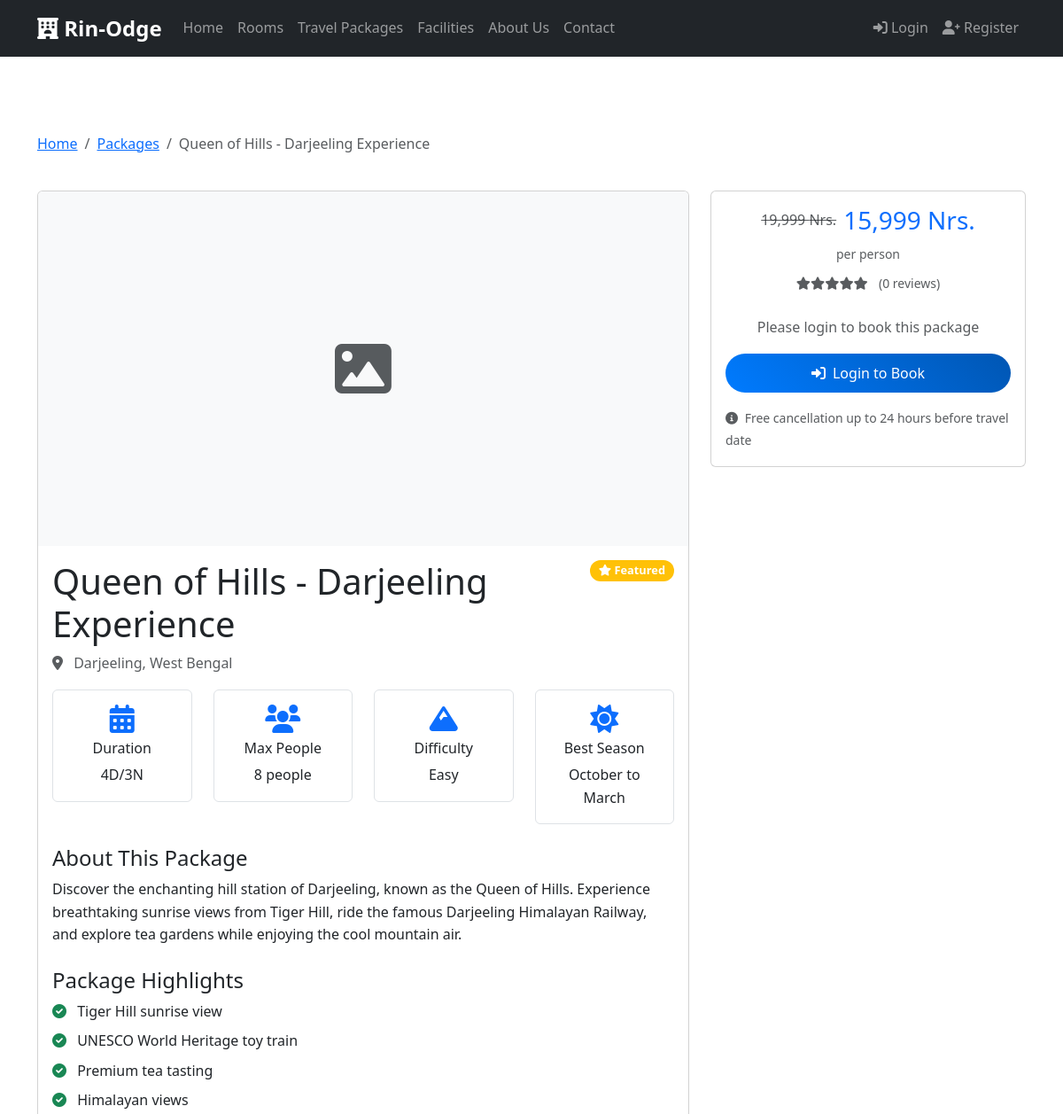
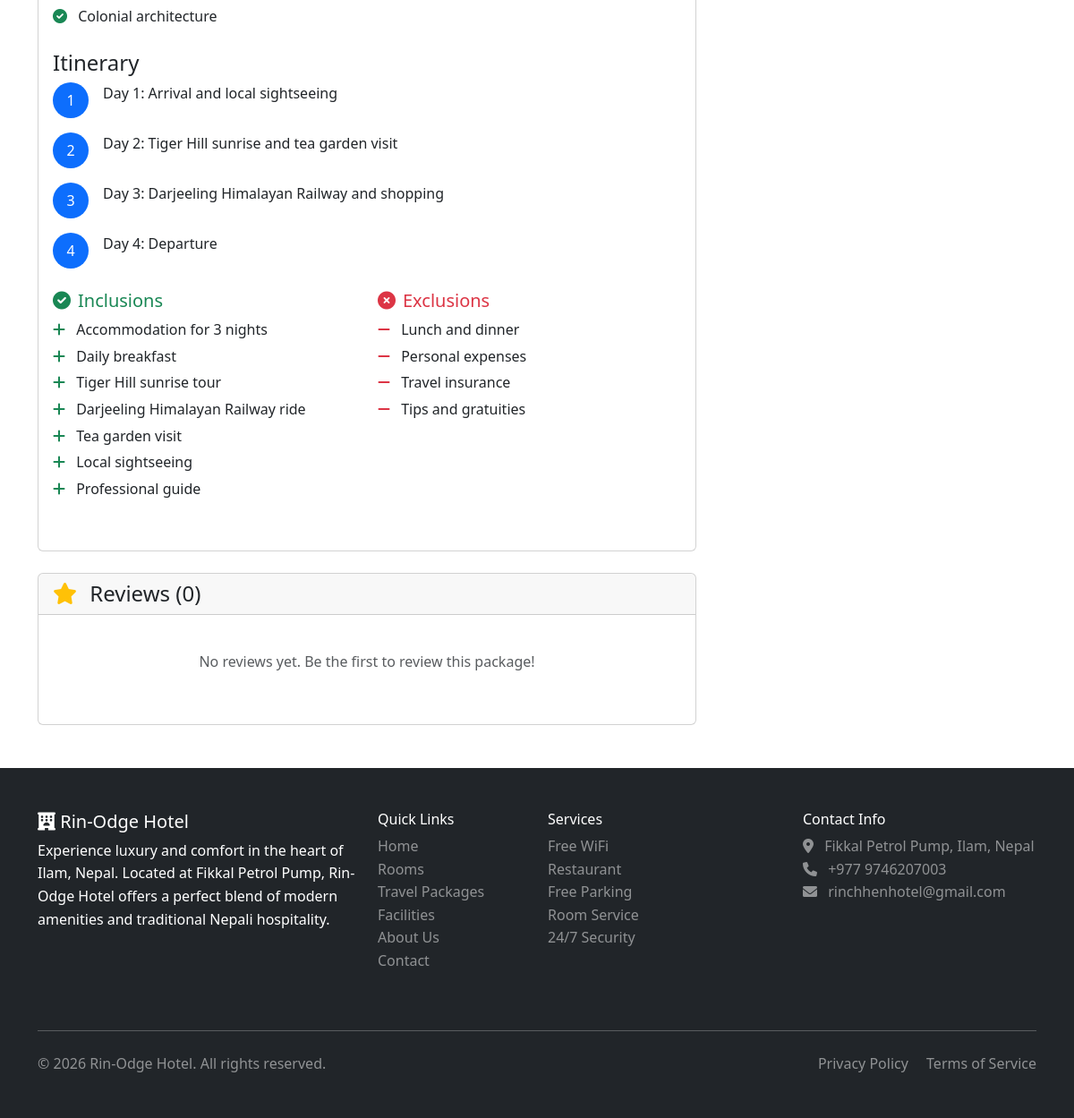
/package_details.php?id=1, run on the app's committed database (2 pictures, top to bottom).
### tables this page shows
CREATE TABLE travel_packages (
    id INT PRIMARY KEY AUTO_INCREMENT,
    name VARCHAR(200) NOT NULL,
    destination VARCHAR(100) NOT NULL,
    description TEXT NOT NULL,
    duration_days INT NOT NULL DEFAULT 1,
    duration_nights INT NOT NULL DEFAULT 0,
    price DECIMAL(10,2) NOT NULL,
    original_price DECIMAL(10,2) DEFAULT NULL,
    max_people INT NOT NULL DEFAULT 10,
    image VARCHAR(500) DEFAULT NULL,
    gallery TEXT,  
    inclusions TEXT,  
    exclusions TEXT,  
    itinerary TEXT,  
    highlights TEXT,  
    status ENUM('active', 'inactive') DEFAULT 'active',
    featured BOOLEAN DEFAULT FALSE,
    difficulty_level ENUM('easy', 'moderate', 'challenging') DEFAULT 'easy',
    best_season VARCHAR(100) DEFAULT NULL,
    created_at TIMESTAMP DEFAULT CURRENT_TIMESTAMP,
    updated_at TIMESTAMP DEFAULT CURRENT_TIMESTAMP ON UPDATE CURRENT_TIMESTAMP
);

### package_details.php (the view, shortened to what this page needs)
<?php
require_once 'config/database.php';
require_once 'includes/functions.php';
$package_id = $_GET['id'] ?? 0;
$package = getPackageById($conn, $package_id);
$reviews = getPackageReviews($conn, $package_id, 10);
$inclusions = json_decode($package['inclusions'], true) ?: [];
$exclusions = json_decode($package['exclusions'], true) ?: [];
$highlights = json_decode($package['highlights'], true) ?: [];
$itinerary = json_decode($package['itinerary'], true) ?: [];
?>
<!DOCTYPE html>
<html lang="en">
<head>
    <link href="https://cdn.jsdelivr.net/npm/bootstrap@5.3.0/dist/css/bootstrap.min.css" rel="stylesheet">
    <link href="https://cdnjs.cloudflare.com/ajax/libs/font-awesome/6.0.0/css/all.min.css" rel="stylesheet">
    <link href="assets/css/style.css" rel="stylesheet">
</head>
<body>
    <?php include 'includes/header.php'; ?>
    <div class="container py-5">
        <div class="row mb-4">
            <div class="col-12">
                <nav aria-label="breadcrumb">
                    <ol class="breadcrumb">
                        <li class="breadcrumb-item"><a href="index.php">Home</a></li>
                        <li class="breadcrumb-item"><a href="packages.php">Packages</a></li>
                        <li class="breadcrumb-item active"><?php echo htmlspecialchars($package['name']); ?></li>
                    </ol>
                </nav>
            </div>
        </div>
        <div class="row">
            <div class="col-lg-8">
                <div class="card mb-4">
                    <?php if (!empty($package['image']) && file_exists($package['image'])): ?>
                        <img src="<?php echo htmlspecialchars($package['image']); ?>"
                             class="card-img-top" alt="<?php echo htmlspecialchars($package['name']); ?>"
                             style="height: 400px; object-fit: cover;">
                    <?php else: ?>
                        <div class="card-img-top d-flex align-items-center justify-content-center bg-light"
                             style="height: 400px;">
                            <i class="fas fa-image fa-4x text-muted"></i>
                        </div>
                    <?php endif; ?>
                    <div class="card-body">
                        <div class="d-flex justify-content-between align-items-start mb-3">
                            <div>
                                <h1 class="card-title mb-2"><?php echo htmlspecialchars($package['name']); ?></h1>
                                <p class="text-muted mb-0">
                                    <i class="fas fa-map-marker-alt me-2"></i>
                                    <?php echo htmlspecialchars($package['destination']); ?>
                                </p>
                            </div>
                            <?php if ($package['featured']): ?>
                                <span class="badge bg-warning">
                                    <i class="fas fa-star"></i> Featured
                                </span>
                            <?php endif; ?>
                        </div>
                        <div class="row mb-4">
                            <div class="col-md-3 text-center">
                                <div class="border rounded p-3">
                                    <i class="fas fa-calendar-alt fa-2x text-primary mb-2"></i>
                                    <h6>Duration</h6>
                                    <p class="mb-0"><?php echo $package['duration_days']; ?>D/<?php echo $package['duration_nights']; ?>N</p>
                                </div>
                            </div>
                            <div class="col-md-3 text-center">
                                <div class="border rounded p-3">
                                    <i class="fas fa-users fa-2x text-primary mb-2"></i>
                                    <h6>Max People</h6>
                                    <p class="mb-0"><?php echo $package['max_people']; ?> people</p>
                                </div>
                            </div>
                            <div class="col-md-3 text-center">
                                <div class="border rounded p-3">
                                    <i class="fas fa-mountain fa-2x text-primary mb-2"></i>
                                    <h6>Difficulty</h6>
                                    <p class="mb-0"><?php echo ucfirst($package['difficulty_level']); ?></p>
                                </div>
                            </div>
                            <div class="col-md-3 text-center">
                                <div class="border rounded p-3">
                                    <i class="fas fa-sun fa-2x text-primary mb-2"></i>
                                    <h6>Best Season</h6>
                                    <p class="mb-0"><?php echo htmlspecialchars($package['best_season']); ?></p>
                                </div>
                            </div>
                        </div>
                        <div class="mb-4">
                            <h4>About This Package</h4>
                            <p><?php echo nl2br(htmlspecialchars($package['description'])); ?></p>
                        </div>
                        <?php if (!empty($highlights)): ?>
                        <div class="mb-4">
                            <h4>Package Highlights</h4>
                            <ul class="list-unstyled">
                                <?php foreach ($highlights as $highlight): ?>
                                <li class="mb-2">
                                    <i class="fas fa-check-circle text-success me-2"></i>
                                    <?php echo htmlspecialchars($highlight); ?>
                                </li>
                                <?php endforeach; ?>
                            </ul>
                        </div>
                        <?php endif; ?>
                        <?php if (!empty($itinerary)): ?>
                        <div class="mb-4">
                            <h4>Itinerary</h4>
                            <div class="timeline">
                                <?php foreach ($itinerary as $index => $day): ?>
                                <div class="d-flex mb-3">
                                    <div class="flex-shrink-0">
                                        <div class="bg-primary text-white rounded-circle d-flex align-items-center justify-content-center"
                                             style="width: 40px; height: 40px;">
                                            <?php echo $index + 1; ?>
                                        </div>
                                    </div>
                                    <div class="flex-grow-1 ms-3">
                                        <p class="mb-0"><?php echo htmlspecialchars($day); ?></p>
                                    </div>
                                </div>
                                <?php endforeach; ?>
                            </div>
                        </div>
                        <?php endif; ?>
                        <div class="row">
                            <?php if (!empty($inclusions)): ?>
                            <div class="col-md-6 mb-4">
                                <h5 class="text-success">
                                    <i class="fas fa-check-circle me-2"></i>Inclusions
                                </h5>
                                <ul class="list-unstyled">
                                    <?php foreach ($inclusions as $inclusion): ?>
                                    <li class="mb-1">
                                        <i class="fas fa-plus text-success me-2"></i>
                                        <?php echo htmlspecialchars($inclusion); ?>
                                    </li>
                                    <?php endforeach; ?>
                                </ul>
                            </div>
                            <?php endif; ?>
                            <?php if (!empty($exclusions)): ?>
                            <div class="col-md-6 mb-4">
                                <h5 class="text-danger">
                                    <i class="fas fa-times-circle me-2"></i>Exclusions
                                </h5>
                                <ul class="list-unstyled">
                                    <?php foreach ($exclusions as $exclusion): ?>
                                    <li class="mb-1">
                                        <i class="fas fa-minus text-danger me-2"></i>
                                        <?php echo htmlspecialchars($exclusion); ?>
                                    </li>
                                    <?php endforeach; ?>
                                </ul>
                            </div>
                            <?php endif; ?>
                        </div>
                    </div>
                </div>
                <div class="card">
                    <div class="card-header">
                        <h4 class="mb-0">
                            <i class="fas fa-star text-warning me-2"></i>
                            Reviews (<?php echo count($reviews); ?>)
                        </h4>
                    </div>
                    <div class="card-body">
                        <?php if (!empty($reviews)): ?>
                            <?php foreach ($reviews as $review): ?>
                            <div class="border-bottom pb-3 mb-3">
                                <div class="d-flex justify-content-between align-items-start mb-2">
                                    <div>
                                        <h6 class="mb-1"><?php echo htmlspecialchars($review['user_name']); ?></h6>
                                        <div class="rating">
                                            <?php echo generateStars($review['rating']); ?>
                                        </div>
                                    </div>
                                    <small class="text-muted"><?php echo formatDate($review['created_at']); ?></small>
                                </div>
                                <p class="mb-0"><?php echo htmlspecialchars($review['comment']); ?></p>
                            </div>
                            <?php endforeach; ?>
                        <?php else: ?>
                            <p class="text-muted text-center py-4">No reviews yet. Be the first to review this package!</p>
                        <?php endif; ?>
                    </div>
                </div>
            </div>
            <div class="col-lg-4">
                <div class="card sticky-top" style="top: 20px;">
                    <div class="card-body">
                        <div class="text-center mb-4">
                            <div class="d-flex justify-content-center align-items-center mb-2">
                                <?php if ($package['original_price']): ?>
                                    <span class="text-muted text-decoration-line-through me-2"><?php echo number_format($package['original_price'], 0); ?> Nrs.</span>
                                <?php endif; ?>
                                <h3 class="text-primary mb-0"><?php echo number_format($package['price'], 0); ?> Nrs.</h3>
                            </div>
                            <small class="text-muted">per person</small>
                            <div class="rating mt-2">
                                <?php echo generateStars($package['rating']); ?>
                                <small class="text-muted ms-2">(<?php echo $package['review_count']; ?> reviews)</small>
                            </div>
                        </div>
                        <?php if (isLoggedIn()): ?>
                        <form id="packageBookingForm">
                            <input type="hidden" name="package_id" value="<?php echo $package['id']; ?>">
                            <div class="mb-3">
                                <label class="form-label">Travel Date</label>
                                <input type="date" class="form-control" name="travel_date" required
                                       min="<?php echo date('Y-m-d', strtotime('+1 day')); ?>">
                            </div>
                            <div class="mb-3">
                                <label class="form-label">Number of Travelers</label>
                                <input type="number" class="form-control" name="travelers"
                                       min="1" max="<?php echo $package['max_people']; ?>"
                                       value="1" required id="travelersInput">
                                <div class="form-text">Maximum <?php echo $package['max_people']; ?> people allowed</div>
                            </div>
                            <div class="mb-3">
                                <label class="form-label">Contact Phone</label>
                                <input type="tel" class="form-control" name="contact_phone" required>
                            </div>
                            <div class="mb-3">
                                <label class="form-label">Emergency Contact</label>
                                <input type="text" class="form-control" name="emergency_contact"
                                       placeholder="Name and phone number">
                            </div>
                            <div class="mb-3">
                                <div class="d-flex justify-content-between">
                                    <span>Total Amount:</span>
                                    <strong id="totalAmount"><?php echo number_format($package['price'], 0); ?> Nrs.</strong>
                                </div>
                            </div>
                            <button type="submit" class="btn btn-primary w-100 mb-2">
                                <i class="fas fa-calendar-check me-2"></i>Book Now
                            </button>
                        </form>
                        <?php else: ?>
                        <div class="text-center">
                            <p class="text-muted mb-3">Please login to book this package</p>
                            <a href="login.php" class="btn btn-primary w-100">
                                <i class="fas fa-sign-in-alt me-2"></i>Login to Book
                            </a>
                        </div>
                        <?php endif; ?>
                        <div class="mt-3">
                            <small class="text-muted">
                                <i class="fas fa-info-circle me-1"></i>
                                Free cancellation up to 24 hours before travel date
                            </small>
                        </div>
                    </div>
                </div>
            </div>
        </div>
    </div>
    <?php include 'includes/footer.php'; ?>
</body>
</html>

### assets/css/style.css (style rules this page uses)
:root { --primary-color: #007bff; --secondary-color: #6c757d; --success-color: #28a745; --danger-color: #dc3545; --warning-color: #ffc107; --info-color: #17a2b8; --light-color: #f8f9fa; --dark-color: #343a40; }
body { font-family: 'Segoe UI', Tahoma, Geneva, Verdana, sans-serif; line-height: 1.6; }
.btn { border-radius: 25px; padding: 10px 25px; font-weight: 500; transition: all 0.3s ease; }
.btn-primary { background: linear-gradient(45deg, var(--primary-color), #0056b3); border: none; }
.badge { font-size: 0.8rem; padding: 5px 10px; border-radius: 15px; }

### data on the page
travel_packages: name "Queen of Hills - Darjeeling Experience", destination "Darjeeling, West Bengal", duration_days "4", duration_nights "3", max_people "8", difficulty_level "Easy", best_season "October to March", description "Discover the enchanting hill station of Darjeeling, known as the Queen of Hills. Experience breathtaking sunrise views from Tiger Hill, ride the famous Darjeeling Himalayan Railway, and explore tea gardens while enjoying the cool mountain air.", highlights "Tiger Hill sunrise view", highlights "UNESCO World Heritage toy train", highlights "Premium tea tasting", highlights "Himalayan views", highlights "Colonial architecture", itinerary "Day 1: Arrival and local sightseeing", itinerary "Day 2: Tiger Hill sunrise and tea garden visit", itinerary "Day 3: Darjeeling Himalayan Railway and shopping", itinerary "Day 4: Departure", inclusions "Accommodation for 3 nights", inclusions "Daily breakfast", inclusions "Tiger Hill sunrise tour", inclusions "Darjeeling Himalayan Railway ride", inclusions "Tea garden visit", inclusions "Local sightseeing", inclusions "Professional guide", exclusions "Lunch and dinner", exclusions "Personal expenses", exclusions "Travel insurance", exclusions "Tips and gratuities", original_price "19,999", price "15,999"

### other printed values
count($reviews) "0"
$package['review_count'] "0"
$footer_settings['site_name'] "Rin-Odge Hotel"
$footer_settings['hotel_description'] "Experience luxury and comfort in the heart of Ilam, Nepal. Located at Fikkal Petrol Pump, Rin-Odge Hotel offers a perfect blend of modern amenities and traditional Nepali hospitality."
$facility "Free WiFi"
$facility "Restaurant"
$facility "Free Parking"
$facility "Room Service"
$facility "24/7 Security"
$footer_settings['address'] "Fikkal Petrol Pump, Ilam, Nepal"
$footer_settings['contact_phone'] "+977 9746207003"
$footer_settings['contact_email'] "rinchhenhotel@gmail.com"
